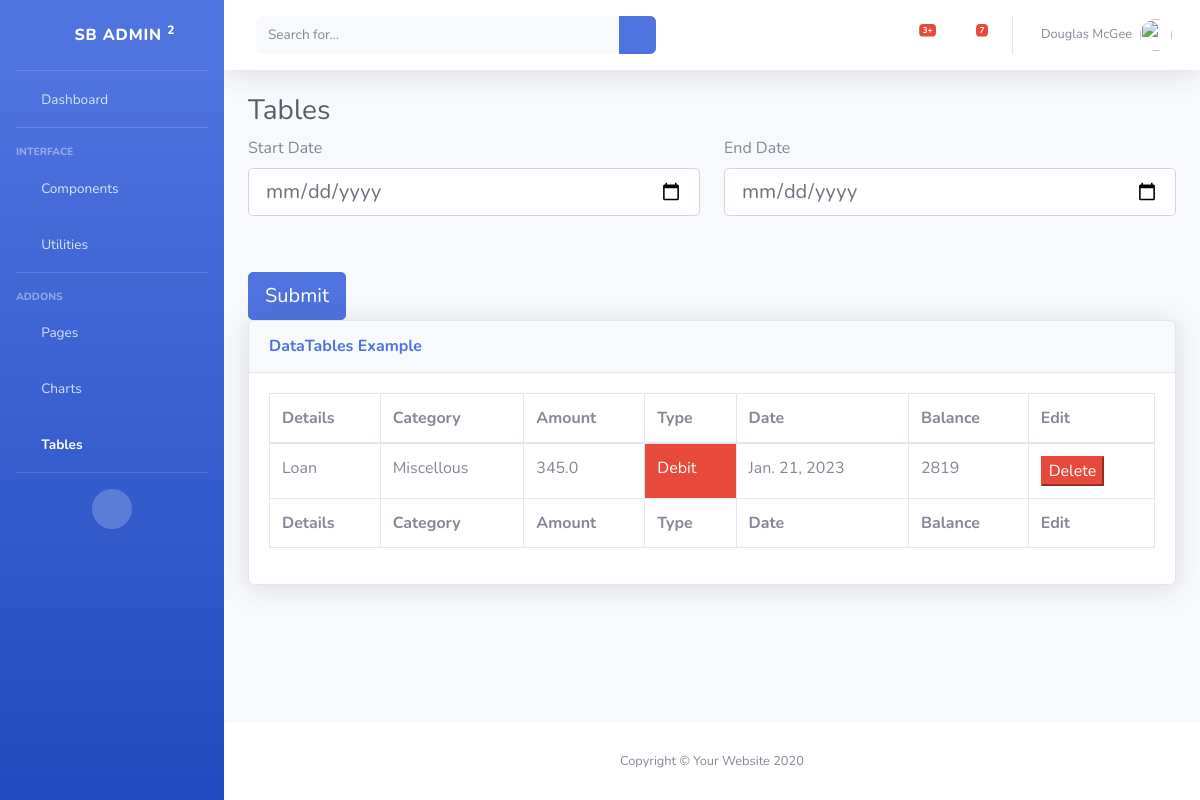
Before: /transaction_table (signed in) with the older database file.
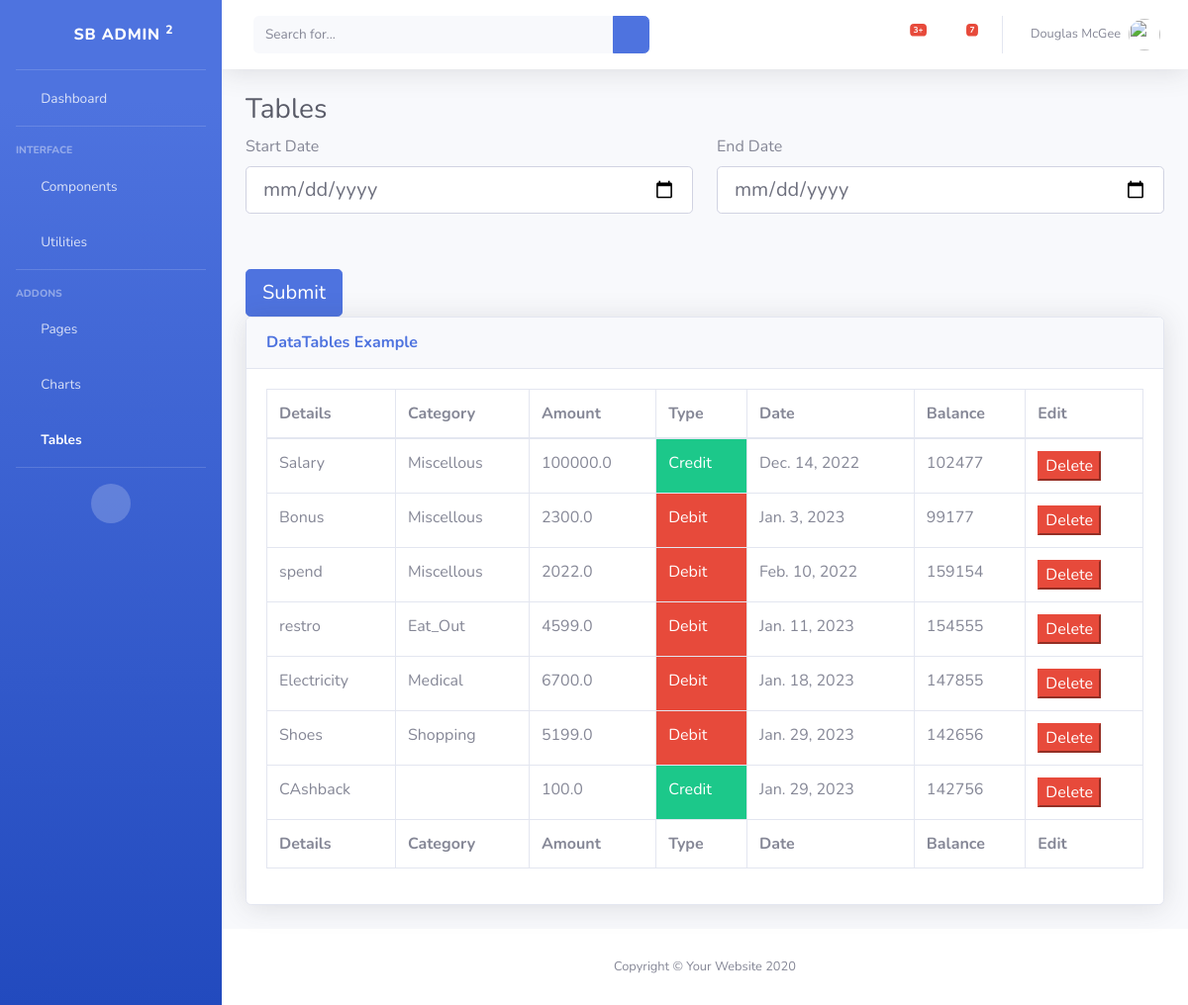
After: the same page with the newer database file.
### tracker/models.py (models this page shows)
class expenses_block(models.Model):
    user = models.ForeignKey(User, on_delete=models.CASCADE)
    category=models.CharField(max_length=30)
    Details=models.CharField(max_length=120,default="Spend")
    amount = models.FloatField(null=False)
    transaction_type = models.CharField(max_length=20)
    curr_balance=models.IntegerField(default=0)
    Date= models.DateField()

### tracker/views.py (the view, shortened to what this page needs)
# urls.py: path('transaction_table',views.Transcation_Table,name='transcation_table'),
def Transcation_Table(request):
  if request.method == "GET":
    user=request.user
    ex_block=expenses_block.objects.filter(user=user)
    data={}
    data['ex_block']=ex_block
    return render(request,'tables.html',data)

### templates/tables.html (shortened to what this page needs)
<!DOCTYPE html>
<html lang="en">
<head>
    <link href="static/vendor/fontawesome-free/css/all.min.css" rel="stylesheet" type="text/css">
    <link href="static/css/sb-admin-2.min.css" rel="stylesheet">
    <link href="static/vendor/datatables/dataTables.bootstrap4.min.css" rel="stylesheet">
</head>
<body id="page-top">
    <div id="wrapper">
        <ul class="navbar-nav bg-gradient-primary sidebar sidebar-dark accordion" id="accordionSidebar">
            <a class="sidebar-brand d-flex align-items-center justify-content-center" href="index.html">
                <div class="sidebar-brand-icon rotate-n-15">
                    <i class="fas fa-laugh-wink"></i>
                </div>
                <div class="sidebar-brand-text mx-3">SB Admin <sup>2</sup></div>
            </a>
            <hr class="sidebar-divider my-0">
            <li class="nav-item">
                <a class="nav-link" href="index.html">
                    <i class="fas fa-fw fa-tachometer-alt"></i>
                    <span>Dashboard</span></a>
            </li>
            <hr class="sidebar-divider">
            <div class="sidebar-heading">
                Interface
            </div>
            <li class="nav-item">
                <a class="nav-link collapsed" href="#" data-toggle="collapse" data-target="#collapseTwo"
                    aria-expanded="true" aria-controls="collapseTwo">
                    <i class="fas fa-fw fa-cog"></i>
                    <span>Components</span>
                </a>
            </li>
            <li class="nav-item">
                <a class="nav-link collapsed" href="#" data-toggle="collapse" data-target="#collapseUtilities"
                    aria-expanded="true" aria-controls="collapseUtilities">
                    <i class="fas fa-fw fa-wrench"></i>
                    <span>Utilities</span>
                </a>
            </li>
            <hr class="sidebar-divider">
            <div class="sidebar-heading">
                Addons
            </div>
            <li class="nav-item">
                <a class="nav-link collapsed" href="#" data-toggle="collapse" data-target="#collapsePages"
                    aria-expanded="true" aria-controls="collapsePages">
                    <i class="fas fa-fw fa-folder"></i>
                    <span>Pages</span>
                </a>
            </li>
            <li class="nav-item">
                <a class="nav-link" href="charts.html">
                    <i class="fas fa-fw fa-chart-area"></i>
                    <span>Charts</span></a>
            </li>
            <li class="nav-item active">
                <a class="nav-link" href="tables.html">
                    <i class="fas fa-fw fa-table"></i>
                    <span>Tables</span></a>
            </li>
            <hr class="sidebar-divider d-none d-md-block">
            <div class="text-center d-none d-md-inline">
                <button class="rounded-circle border-0" id="sidebarToggle"></button>
            </div>
        </ul>
        <div id="content-wrapper" class="d-flex flex-column">
            <div id="content">
                <nav class="navbar navbar-expand navbar-light bg-white topbar mb-4 static-top shadow">
                    <form
                        class="d-none d-sm-inline-block form-inline mr-auto ml-md-3 my-2 my-md-0 mw-100 navbar-search">
                        <div class="input-group">
                            <input type="text" class="form-control bg-light border-0 small" placeholder="Search for..."
                                aria-label="Search" aria-describedby="basic-addon2">
                            <div class="input-group-append">
                                <button class="btn btn-primary" type="button">
                                    <i class="fas fa-search fa-sm"></i>
                                </button>
                            </div>
                        </div>
                    </form>
                    <ul class="navbar-nav ml-auto">
                        <li class="nav-item dropdown no-arrow mx-1">
                            <a class="nav-link dropdown-toggle" href="#" id="alertsDropdown" role="button"
                                data-toggle="dropdown" aria-haspopup="true" aria-expanded="false">
                                <i class="fas fa-bell fa-fw"></i>
                                <span class="badge badge-danger badge-counter">3+</span>
                            </a>
                        </li>
                        <li class="nav-item dropdown no-arrow mx-1">
                            <a class="nav-link dropdown-toggle" href="#" id="messagesDropdown" role="button"
                                data-toggle="dropdown" aria-haspopup="true" aria-expanded="false">
                                <i class="fas fa-envelope fa-fw"></i>
                                <span class="badge badge-danger badge-counter">7</span>
                            </a>
                        </li>
                        <li class="nav-item dropdown no-arrow">
                            <a class="nav-link dropdown-toggle" href="#" id="userDropdown" role="button"
                                data-toggle="dropdown" aria-haspopup="true" aria-expanded="false">
                                <span class="mr-2 d-none d-lg-inline text-gray-600 small">Douglas McGee</span>
                                <img class="img-profile rounded-circle"
                                    src="img/undraw_profile.svg">
                            </a>
                        </li>
                    </ul>
                </nav>
                <div class="container-fluid">
                    <h1 class="h3 mb-2 text-gray-800">Tables</h1>
                    <form action="/transaction_table" method="post">
                        <div class="row">
                          <div class="col-md-6 mb-4">
                            <div class="form-outline">
                              <label class="form-label" for="">Start Date</label>
                              <input required type="date" name="start_date" class="form-control form-control-lg" />
                            </div>
                          </div>
                          <div class="col-md-6 mb-4">
                            <div class="form-outline">
                              <label class="form-label" for="">End Date</label>
                              <input required type="date" name="end_date" class="form-control form-control-lg" />
                            </div>
                          </div>
                        </div>
                        <div class="mt-4 pt-2">
                          <input class="btn btn-primary btn-lg" type="submit" value="Submit" />
                        </div>
                      </form>
                            {%if user.is_authenticated%}
                    <div class="card shadow mb-4">
                        <div class="card-header py-3">
                            <h6 class="m-0 font-weight-bold text-primary">DataTables Example</h6>
                        </div>
                        <div class="card-body">
                            <div class="table-responsive">
                                <table class="table table-bordered" id="dataTable" width="100%" cellspacing="0">
                                    <thead>
                                        <tr>
                                            <th>Details</th>
                                            <th>Category</th>
                                            <th>Amount</th>
                                            <th>Type</th>
                                            <th>Date</th>
                                            <th>Balance</th>
                                            <th>Edit</th>
                                        </tr>
                                    </thead>
                                    <tfoot>
                                        <tr>
                                            <th>Details</th>
                                            <th>Category</th>
                                            <th>Amount</th>
                                            <th>Type</th>
                                            <th>Date</th>
                                            <th>Balance</th>
                                            <th>Edit</th>
                                        </tr>
                                    </tfoot>
                                    <tbody>
                                        {%for ex_block in ex_block%}
                                    <tr>
                                        <td>{{ex_block.Details}}</td>
                                        <td>{{ex_block.category}}</td>
                                        <td>{{ex_block.amount}}</td>
                                        {%if ex_block.transaction_type == 'debit' %}
                                        <td class='btn-danger'>Debit</td>
                                        {%else%}
                                        <td class='btn-success'>Credit</td>
                                        {%endif%}
                                        <td>{{ex_block.Date}}</td>
                                        <td>{{ex_block.curr_balance}}</td>
                                        <td>
                                        <form onsubmit="return confirmSubmit()" action="/delete_transcation" method="post">
                                            <button type="submit" class="btn-danger">Delete</button>
                                        </form>
                                        </td>
                                    </tr>
                                    {%endfor%}
                                </tbody>
                                </table>
                            </div>
                        </div>
                    </div>
                    {%endif%}
                </div>
            </div>
            <footer class="sticky-footer bg-white">
                <div class="container my-auto">
                    <div class="copyright text-center my-auto">
                        <span>Copyright &copy; Your Website 2020</span>
                    </div>
                </div>
            </footer>
        </div>
    </div>
</body>
</html>

Changed rows visible on the page:
removed expenses_block: Details "Loan", category "Miscellous", amount "345.0", transaction_type "Debit", Date "Jan. 21, 2023", curr_balance "2819"
added expenses_block: Details "Salary", category "Miscellous", amount "100000.0", transaction_type "Credit", Date "Dec. 14, 2022", curr_balance "102477"
added expenses_block: Details "Bonus", category "Miscellous", amount "2300.0", transaction_type "Debit", Date "Jan. 3, 2023", curr_balance "99177"
added expenses_block: Details "spend", category "Miscellous", amount "2022.0", transaction_type "Debit", Date "Feb. 10, 2022", curr_balance "159154"
added expenses_block: Details "restro", category "Eat_Out", amount "4599.0", transaction_type "Debit", Date "Jan. 11, 2023", curr_balance "154555"
added expenses_block: Details "Electricity", category "Medical", amount "6700.0", transaction_type "Debit", Date "Jan. 18, 2023", curr_balance "147855"
added expenses_block: Details "Shoes", category "Shopping", amount "5199.0", transaction_type "Debit", Date "Jan. 29, 2023", curr_balance "142656"
added expenses_block: Details "CAshback", amount "100.0", transaction_type "Credit", Date "Jan. 29, 2023", curr_balance "142756"
